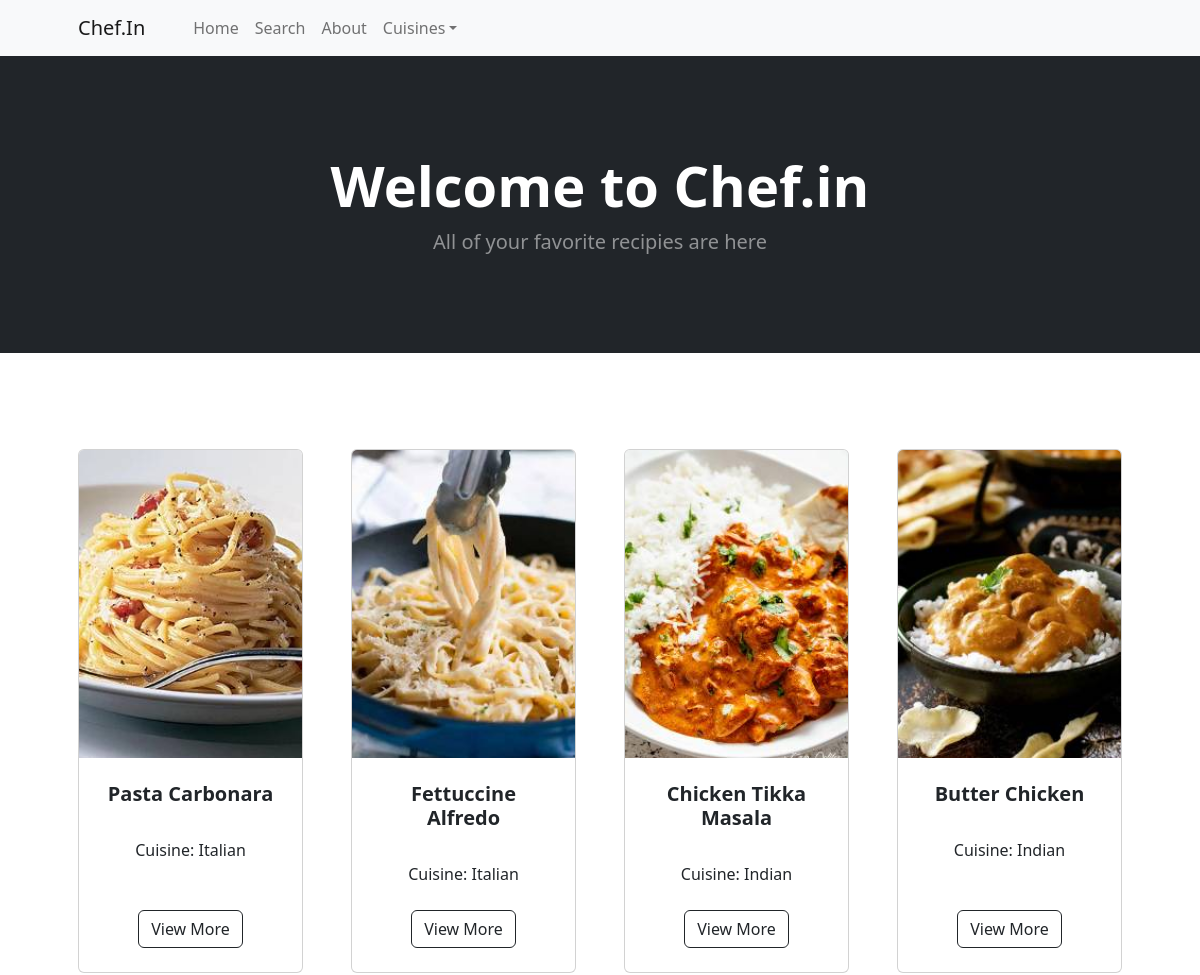
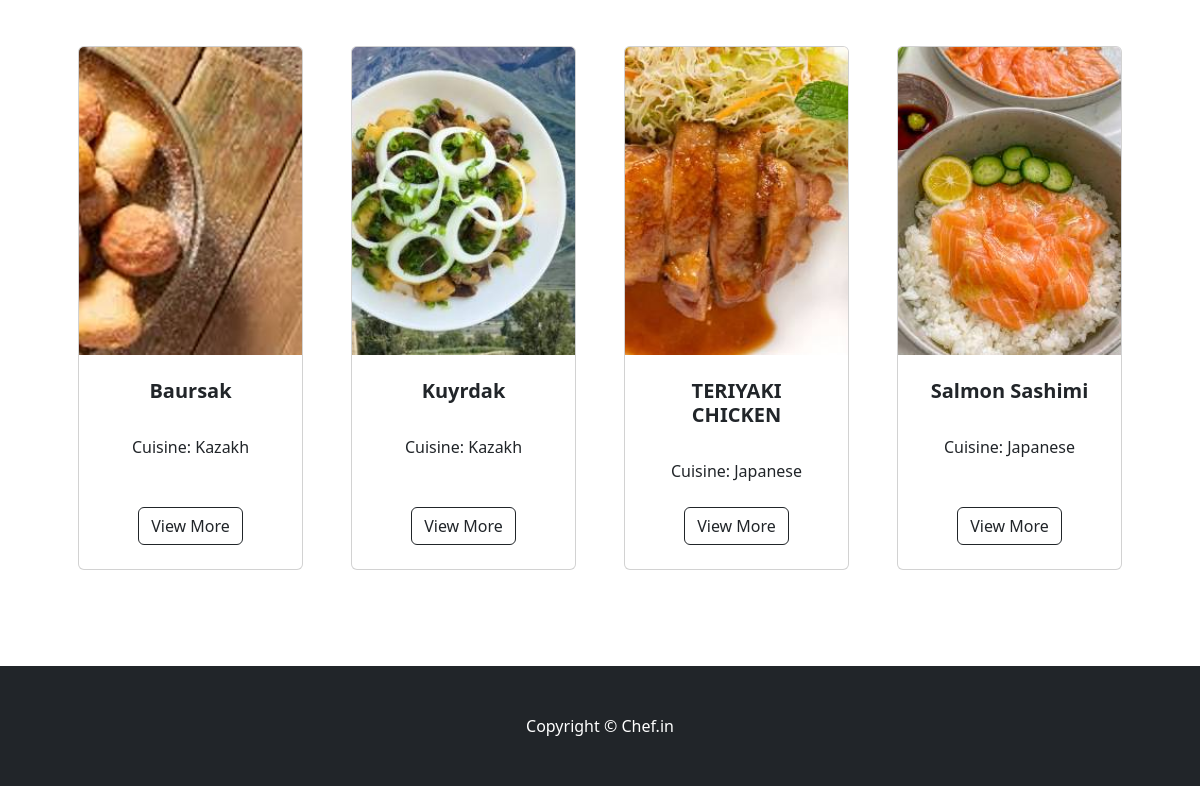
The page / on the database its author committed (2 pictures, top to bottom).
### cheff/models.py (models this page shows, shortened)
class Recipies(models.Model):
    name = models.CharField(max_length=50)
    category = models.ForeignKey(Category, on_delete=models.CASCADE, default=1)
    description = models.CharField(max_length=1000, default='', blank=True, null=True)
    image = models.ImageField(upload_to='uploads/product')
    ingredients = models.TextField(default='', blank=True, null=True)  # Multiline field for ingredients
    instructions = models.TextField(default='', blank=True, null=True)  # Multiline field for instructions
    class Meta:
        verbose_name_plural = 'recipies'  # Correct pluralization for admin interface

class Category(models.Model):
    name = models.CharField(max_length=50)
    def __str__(self):
        return self.name
    class Meta:
        verbose_name_plural = 'categories'  # Correct pluralization for admin interface

### cheff/views.py (the view)
# urls.py: path('', views.home, name='home'),
def home(request):
    recipies = Recipies.objects.all()
    return render(request, 'home.html', {'recipies': recipies})

### cheff/templates/home.html
{% extends 'base.html'%}
{% block content%}
        <header class="bg-dark py-5">
            <div class="container px-4 px-lg-5 my-5">
                <div class="text-center text-white">
                    <h1 class="display-4 fw-bolder">Welcome to Chef.in </h1>
                    <p class="lead fw-normal text-white-50 mb-0">All of your favorite recipies are here</p>
                </div>
            </div>
        </header>
    <section class="py-5">
        <div class="container px-4 px-lg-5 mt-5">
            <div class="row gx-4 gx-lg-5 row-cols-2 row-cols-md-3 row-cols-xl-4 justify-content-center">
                {% for recipy in recipies %}
                <div class="col mb-5">
                    <div class="card h-100">
                        <img class="card-img-top" src="{{ recipy.image.url }}" alt="{{ recipy.name }}">
                        <div class="card-body p-4">
                            <div class="text-center">
                                <h5 class="fw-bolder">{{ recipy.name }}</h5>
                                <br/>
                                Cuisine: {{ recipy.category }}
                            </div>
                        </div>
                        <div class="card-footer p-4 pt-0 border-top-0 bg-transparent">
                            <div class="text-center"><a class="btn btn-outline-dark mt-auto" href="{% url 'recipy_detail' recipy.id %}">View More</a></div>
                        </div>
                    </div>
                </div>
                {% endfor %}
            </div>
        </div>
    </section>
{% endblock %}

### cheff/templates/base.html (shortened to what this page needs)
{% load static %}
<!DOCTYPE html>
<html lang="en">
    <head>
        <link href="https://cdn.jsdelivr.net/npm/bootstrap-icons@1.5.0/font/bootstrap-icons.css" rel="stylesheet" />
        <link href="{% static 'css/styles.css' %}" rel="stylesheet" />
    </head>
    <body>
        {% include 'navbar.html' %}
        {% block content %}
        {% endblock %}
        <footer class="py-5 bg-dark">
            <div class="container"><p class="m-0 text-center text-white">Copyright &copy; Chef.in</p></div>
        </footer>
    </body>
</html>

### cheff/templates/navbar.html (shortened to what this page needs)
<nav class="navbar navbar-expand-lg navbar-light bg-light">
            <div class="container px-4 px-lg-5">
                <a class="navbar-brand" href="{% url 'home' %}">Chef.In</a>
                <div class="collapse navbar-collapse" id="navbarSupportedContent">
                    <ul class="navbar-nav me-auto mb-2 mb-lg-0 ms-lg-4">
                        <li class="nav-item"><a class="nav-link " aria-current="page" href="{% url 'home' %}">Home</a></li>
                        <li class="nav-item"><a class="nav-link" aria-current="page" href="{% url 'search' %}">Search</a></li>
                        <li class="nav-item"><a class="nav-link " href="{% url 'about' %}">About</a></li>
                        <li class="nav-item dropdown">
                            <a class="nav-link dropdown-toggle" id="navbarDropdown" href="#" role="button" data-bs-toggle="dropdown" aria-expanded="false">Cuisines</a>
                        </li>
                    </ul>
                </div>
            </div>
        </nav>

### rows shown on the page
Recipies: image (picture), name "Pasta Carbonara", category "Italian"
Recipies: image (picture), name "Fettuccine Alfredo", category "Italian"
Recipies: image (picture), name "Chicken Tikka Masala", category "Indian"
Recipies: image (picture), name "Butter Chicken", category "Indian"
Recipies: image (picture), name "Baursak", category "Kazakh"
Recipies: image (picture), name "Kuyrdak", category "Kazakh"
Recipies: image (picture), name "TERIYAKI CHICKEN", category "Japanese"
Recipies: image (picture), name "Salmon Sashimi", category "Japanese"
